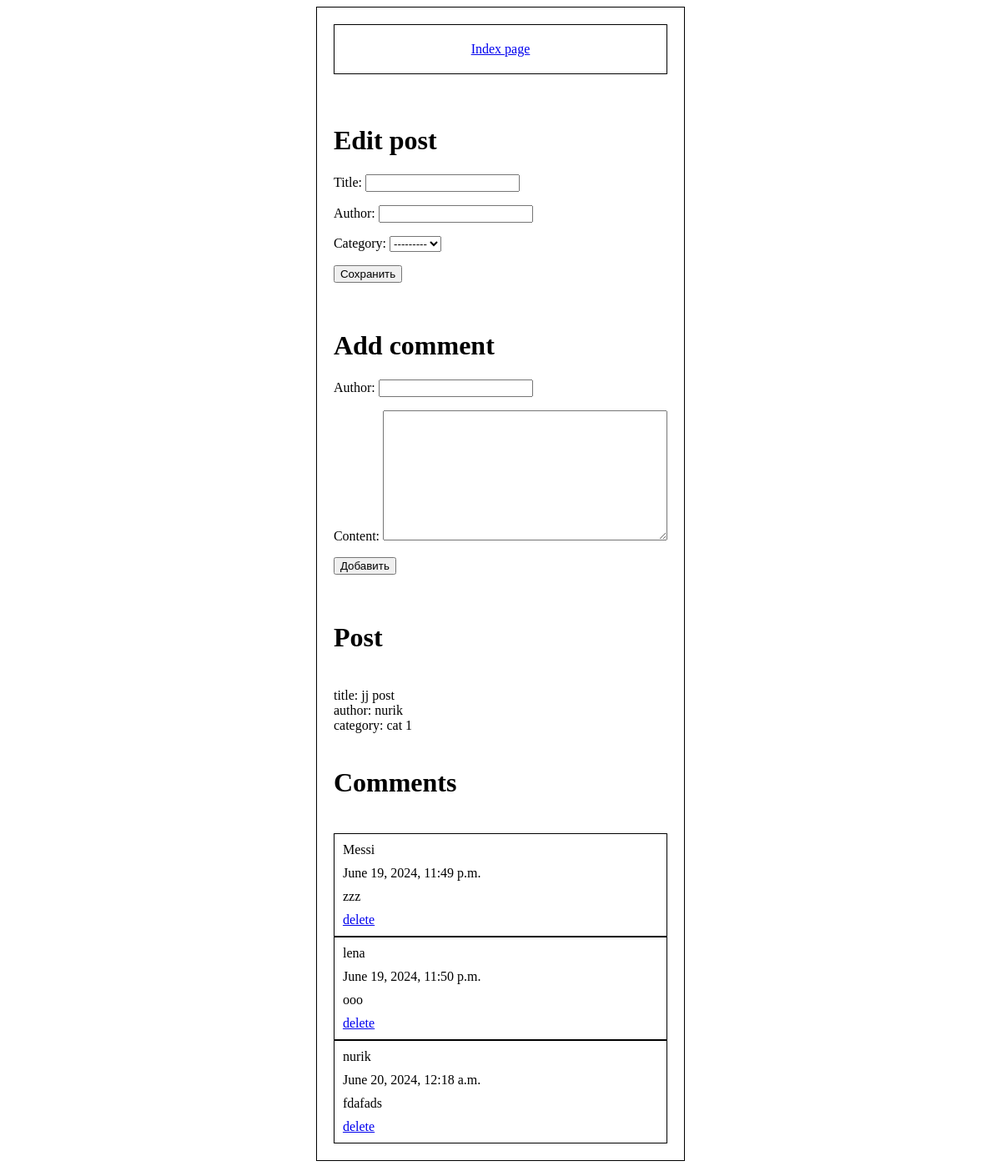
Before: /post/info/1 with the older database file.
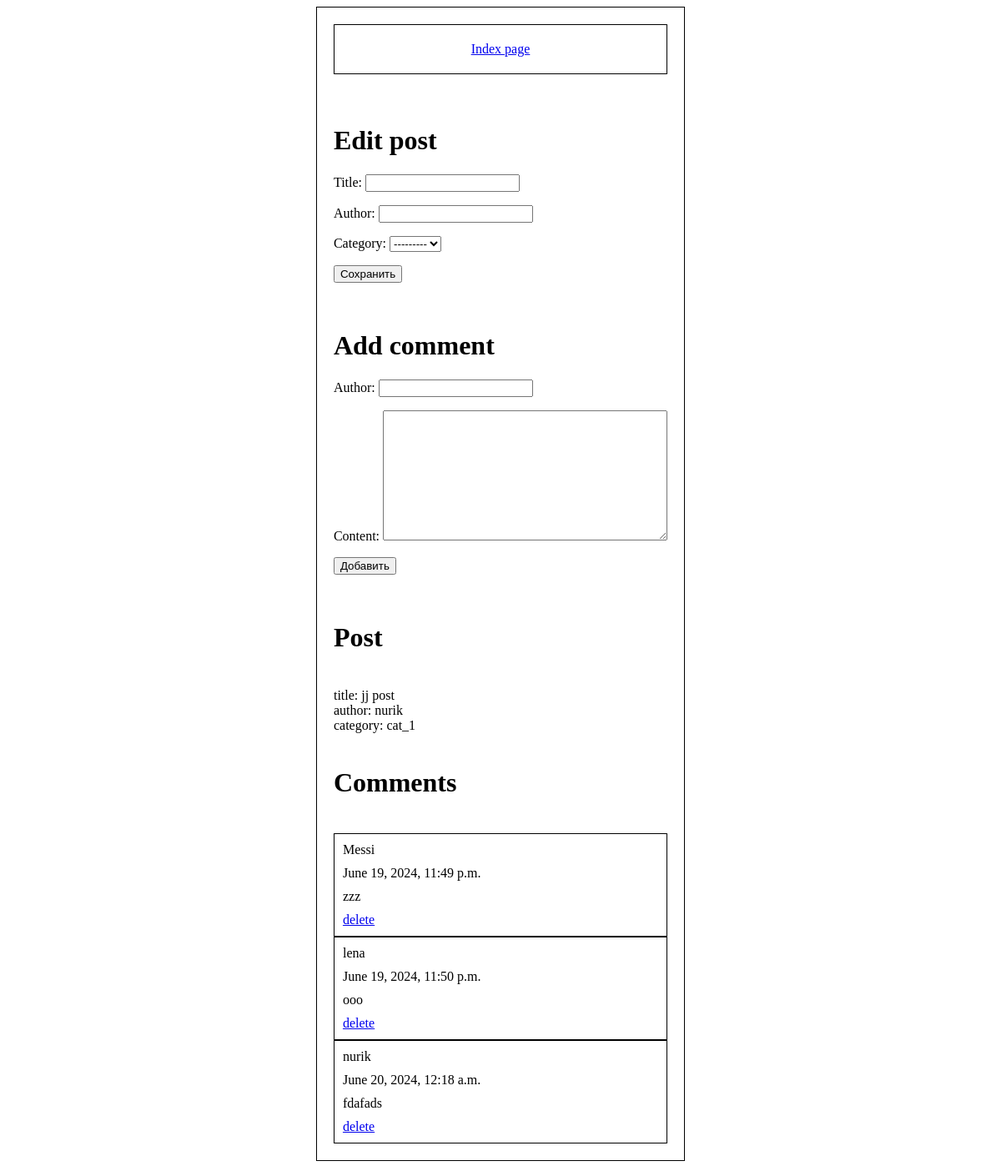
After: the same page with the newer database file.
### post/models.py (models this page shows, shortened)
class Post(models.Model):
    title = models.CharField(max_length=100)
    author = models.CharField(max_length=100)
    category = models.ForeignKey(Category, on_delete=models.CASCADE, related_name='posts')

class Category(models.Model):
    name = models.CharField(max_length=100)
    def __str__(self):
        return self.name

### post/views.py (the view)
# urls.py: path('post/info/<int:id>', views.post_info, name='post_info'),
def post_info(request, id):
    if request.method == 'POST':
        form = CommentForm(request.POST)
        if form.is_valid():
            comment = form.save(commit=False)
            comment.post = Post.objects.get(pk=id)
            comment.save()
    post = Post.objects.get(pk=id)
    comments = post.comments.all()
    ctx = {
        'post': post,
        'comment_form': CommentForm(),
        'comments': comments,
        'post_form': PostForm(),
    }
    return render(request, 'post/post_info.html', ctx)

### post/forms.py
class CommentForm(forms.ModelForm):
    class Meta:
        model = Comment
        fields = 'author', 'content',

class PostForm(forms.ModelForm):
    class Meta:
        model = Post
        fields = 'title', 'author', 'category',

### post/templates/post/post_info.html (shortened to what this page needs)
{% extends 'post/layouts/base.html' %}
{% block content %}
    <div class="header">
        <a href="{% url 'index' %}">Index page</a>
    </div>
    <div class="">
        <h1>Edit post</h1>
        <form action="{% url 'edit_post' id=post.id %}" method="post">
            {{ post_form.as_p }}
            <button>Сохранить</button>
        </form>
    </div>
    <div class="">
        <h1>Add comment</h1>
        <form action="" method="post">
            {{ comment_form.as_p }}
            <button>Добавить</button>
        </form>
    </div>
    <h1>Post</h1>
    <div class="info">
        <div>
            title: {{ post.title }}
        </div>
        <div>
            author: {{ post.author }}
        </div>
        <div>
            category: {{ post.category.name }}
        </div>
    </div>
    <h1>Comments</h1>
    <div class="comments">
        {% for comment in comments %}
            <div class="comment">
                <div>{{ comment.author }}</div>
                <div>{{ comment.date_posted }}</div>
                <div>{{ comment.content }}</div>
                <a href="{% url 'comment_delete' id=comment.id %}">delete</a>
            </div>
        {% endfor %}
    </div>
{% endblock content %}

Changed rows visible on the page:
changed through a linked row, Post "jj post": category.name "cat 1" → "cat_1"
